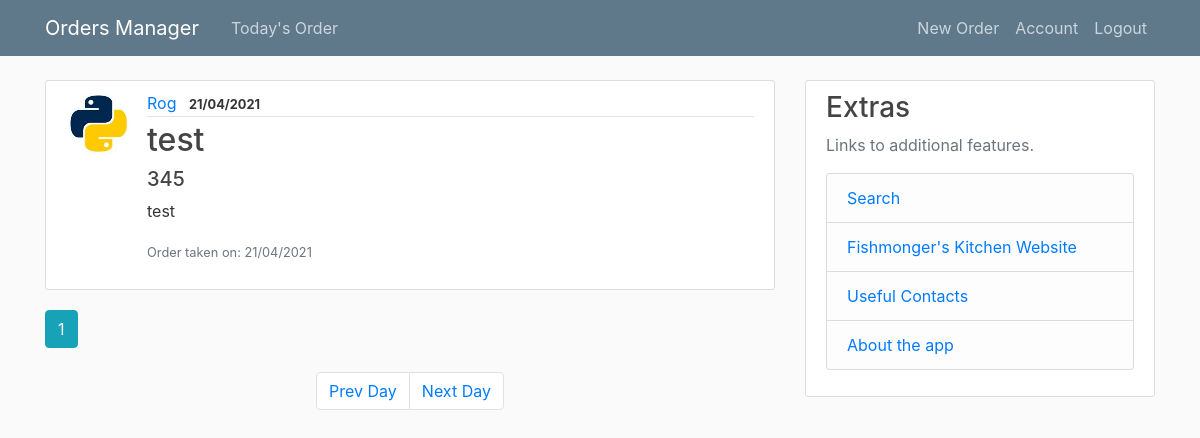
Screenshot of /home (signed in) with the database file from the repository.
### orders_manager/models.py (models this page shows, shortened)
class Post(db.Model):
    id = db.Column(db.Integer, primary_key=True)
    name = db.Column(db.String(100), nullable=False)
    phone_number = db.Column(db.String, nullable=False)
    date = db.Column(db.String, nullable=False)
    order = db.Column(db.Text, nullable=False)
    post_code = db.Column(db.String, nullable=False)
    date_posted = db.Column(db.DateTime, nullable=False, default=datetime.utcnow)
    user_id = db.Column(db.Integer, db.ForeignKey('user.id'), nullable=False)

class User(db.Model, UserMixin):
    id = db.Column(db.Integer, primary_key=True)
    username = db.Column(db.String(20), unique=True, nullable=False)
    email = db.Column(db.String(120), unique=True, nullable=False)
    image_file = db.Column(db.String(20), nullable=False, default='default.jpg')
    password = db.Column(db.String(60), nullable=False)
    posts = db.relationship('Post', backref='author', lazy=True)

### orders_manager/main/routes.py (the view)
@main.route("/home", methods=['GET', 'POST'])
@login_required
def home():
    global main_date
    main_date = date.today()
    today = main_date.strftime("%d/%m/%Y")
    page = request.args.get('page', 1, type=int)
    posts = Post.query.filter_by(date=today).paginate(page=page, per_page=5)
    return render_template('home.html', posts=posts, date=today)

### orders_manager/models.py (called while the page is built)
@login_manager.user_loader
def load_user(user_id):
    return User.query.get(int(user_id))

### orders_manager/templates/home.html (shortened to what this page needs)
{% extends "layout.html" %}
{% block content %}
    {% if posts.items %}
      {% for post in posts.items %}
        <article class="media content-section">
          <img class="rounded-circle article-img" src="{{ url_for('static', filename='profile_pics/' + post.author.image_file) }}">
          <div class="media-body">
            <div class="article-metadata">
              <a class="mr-2" href="{{ url_for('users.user_posts', username=post.author.username) }}">{{ post.author.username }}</a>
              <small><b>{{ post.date }}</b></small>
            </div>
            <h2><a class="article-title" href="{{ url_for('posts.post', post_id=post.id) }}">{{ post.name }}</a></h2>
            <h5>{{ post.phone_number }}</h5>
            <p class="article-content">{{ post.order }}</p>
            <p><small class="text-muted">Order taken on: {{ post.date_posted.strftime('%d/%m/%Y') }}</small></p>
          </div>
        </article>
      {% endfor %}
    {% else %}
      <h2>{{ date }} <br> No orders recorded so far.</h2>
      <p>To add a new order, select the voice "New Order" on the navigation bar above.</p>
    {% endif %}
    {% for page_num in posts.iter_pages(left_edge=1, right_edge=1, left_current=1, right_current=2) %}
      {% if page_num %}
        {% if posts.page == page_num %}
          <a class="btn btn-info mb-4" href="{{ url_for('main.home', page=page_num) }}">{{ page_num }}</a>
        {% else %}
          <a class="btn btn-outline-info mb-4" href="{{ url_for('main.home', page=page_num) }}">{{ page_num }}</a>
        {% endif %}
      {% else %}
        ...
      {% endif %}
    {% endfor %}
    <nav aria-label="Date navigation">
      <ul class="pagination justify-content-center">
        <li class="page-item"><a class="page-link" href="{{ url_for('main.timeline', when='prev') }}">Prev Day</a></li>
        <li class="page-item"><a class="page-link" href="{{ url_for('main.timeline', when='next') }}">Next Day</a></li>
      </ul>
    </nav>
{% endblock content %}

### orders_manager/static/main.css (style rules this page uses)
body { background: #fafafa; color: #333333; margin-top: 5rem; }
h1, h2, h3, h4, h5, h6 { color: #444444; }
.content-section { background: #ffffff; padding: 10px 20px; border: 1px solid #dddddd; border-radius: 3px; margin-bottom: 20px; }
.article-title { color: #444444; }
.article-content { white-space: pre-line; }
.article-img { height: 65px; width: 65px; margin-right: 16px; }
.article-metadata { padding-bottom: 1px; margin-bottom: 4px; border-bottom: 1px solid #e3e3e3 }

### rows the page displays
Post: image_file (picture), author.username "Rog", date "21/04/2021", name "test", phone_number "345", order "test", date_posted "21/04/2021"

### other values shown
{{ page_num }} "1"
